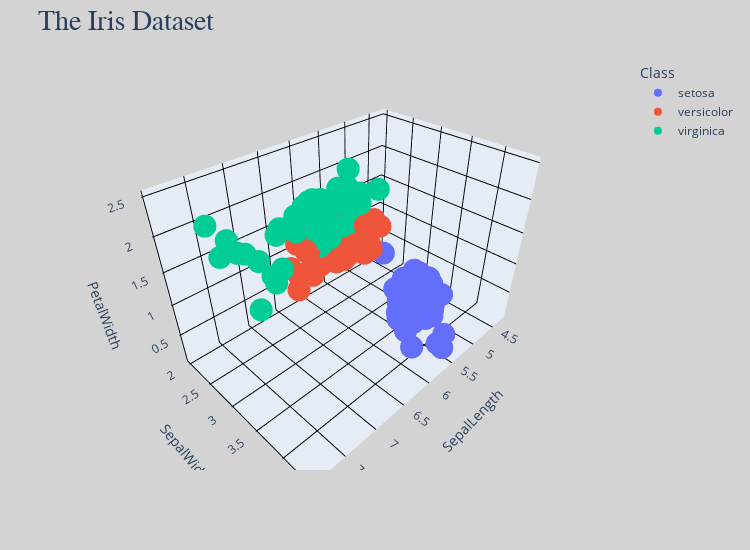

Notebook code cell kept with this figure:
### Code cell
fig = px.scatter_3d(iris,x = 'SepalLength',y = 'SepalWidth',z = 'PetalWidth',color='Class')
fig.update_layout(title='The Iris Dataset',
                  titlefont=dict({'size':28, 'family': 'Courier New'}),
                  template='plotly',
                  paper_bgcolor='lightgray',
                  width=750, height=550,
                 )
fig.update_layout(scene = dict(xaxis = dict(backgroundcolor = "rgba(200,100,140)",
                              gridcolor = "black",
                              showbackground = True,
                              zerolinecolor = "black",),
                 yaxis = dict(backgroundcolor = "rgba(100,200,120)",
                 gridcolor = "black",
                 showbackground = True,
                 zerolinecolor = "black"),
                 zaxis = dict(backgroundcolor = "rgba(200,90,50)",
                             gridcolor = "black",
                             showbackground = True,
                             zerolinecolor = "black"),
                              ),
                 )
fig.show()

### Figure 1 — Plotly figure (JSON) as saved in the notebook; plotly's stock layout.template omitted (floating-point values rounded to 4 significant figures)
{"data": [{"hovertemplate": "Class=setosa<br>SepalLength=%{x}<br>SepalWidth=%{y}<br>PetalWidth=%{z}<extra></extra>", "legendgroup": "setosa", "marker": {"color": "#636efa", "symbol": "circle"}, "mode": "markers", "name": "setosa", "scene": "scene", "showlegend": true, "type": "scatter3d", "x": [5.1, 4.9, 4.7, 4.6, 5, 5.4, 4.6, 5, 4.4, 4.9, 5.4, 4.8, 4.8, 4.3, 5.8, 5.7, 5.4, 5.1, 5.7, 5.1, 5.4, 5.1, 4.6, 5.1, 4.8, 5, 5, 5.2, 5.2, 4.7, 4.8, 5.4, 5.2, 5.5, 4.9, 5, 5.5, 4.9, 4.4, 5.1, 5, 4.5, 4.4, 5, 5.1, 4.8, 5.1, 4.6, 5.3, 5], "y": [3.5, 3, 3.2, 3.1, 3.6, 3.9, 3.4, 3.4, 2.9, 3.1, 3.7, 3.4, 3, 3, 4, 4.4, 3.9, 3.5, 3.8, 3.8, 3.4, 3.7, 3.6, 3.3, 3.4, 3, 3.4, 3.5, 3.4, 3.2, 3.1, 3.4, 4.1, 4.2, 3.1, 3.2, 3.5, 3.1, 3, 3.4, 3.5, 2.3, 3.2, 3.5, 3.8, 3, 3.8, 3.2, 3.7, 3.3], "z": [0.2, 0.2, 0.2, 0.2, 0.2, 0.4, 0.3, 0.2, 0.2, 0.1, 0.2, 0.2, 0.1, 0.1, 0.2, 0.4, 0.4, 0.3, 0.3, 0.3, 0.2, 0.4, 0.2, 0.5, 0.2, 0.2, 0.4, 0.2, 0.2, 0.2, 0.2, 0.4, 0.1, 0.2, 0.1, 0.2, 0.2, 0.1, 0.2, 0.2, 0.3, 0.3, 0.2, 0.6, 0.4, 0.3, 0.2, 0.2, 0.2, 0.2]}, {"hovertemplate": "Class=versicolor<br>SepalLength=%{x}<br>SepalWidth=%{y}<br>PetalWidth=%{z}<extra></extra>", "legendgroup": "versicolor", "marker": {"color": "#EF553B", "symbol": "circle"}, "mode": "markers", "name": "versicolor", "scene": "scene", "showlegend": true, "type": "scatter3d", "x": [7, 6.4, 6.9, 5.5, 6.5, 5.7, 6.3, 4.9, 6.6, 5.2, 5, 5.9, 6, 6.1, 5.6, 6.7, 5.6, 5.8, 6.2, 5.6, 5.9, 6.1, 6.3, 6.1, 6.4, 6.6, 6.8, 6.7, 6, 5.7, 5.5, 5.5, 5.8, 6, 5.4, 6, 6.7, 6.3, 5.6, 5.5, 5.5, 6.1, 5.8, 5, 5.6, 5.7, 5.7, 6.2, 5.1, 5.7], "y": [3.2, 3.2, 3.1, 2.3, 2.8, 2.8, 3.3, 2.4, 2.9, 2.7, 2, 3, 2.2, 2.9, 2.9, 3.1, 3, 2.7, 2.2, 2.5, 3.2, 2.8, 2.5, 2.8, 2.9, 3, 2.8, 3, 2.9, 2.6, 2.4, 2.4, 2.7, 2.7, 3, 3.4, 3.1, 2.3, 3, 2.5, 2.6, 3, 2.6, 2.3, 2.7, 3, 2.9, 2.9, 2.5, 2.8], "z": [1.4, 1.5, 1.5, 1.3, 1.5, 1.3, 1.6, 1, 1.3, 1.4, 1, 1.5, 1, 1.4, 1.3, 1.4, 1.5, 1, 1.5, 1.1, 1.8, 1.3, 1.5, 1.2, 1.3, 1.4, 1.4, 1.7, 1.5, 1, 1.1, 1, 1.2, 1.6, 1.5, 1.6, 1.5, 1.3, 1.3, 1.3, 1.2, 1.4, 1.2, 1, 1.3, 1.2, 1.3, 1.3, 1.1, 1.3]}, {"hovertemplate": "Class=virginica<br>SepalLength=%{x}<br>SepalWidth=%{y}<br>PetalWidth=%{z}<extra></extra>", "legendgroup": "virginica", "marker": {"color": "#00cc96", "symbol": "circle"}, "mode": "markers", "name": "virginica", "scene": "scene", "showlegend": true, "type": "scatter3d", "x": [6.3, 5.8, 7.1, 6.3, 6.5, 7.6, 4.9, 7.3, 6.7, 7.2, 6.5, 6.4, 6.8, 5.7, 5.8, 6.4, 6.5, 7.7, 7.7, 6, 6.9, 5.6, 7.7, 6.3, 6.7, 7.2, 6.2, 6.1, 6.4, 7.2, 7.4, 7.9, 6.4, 6.3, 6.1, 7.7, 6.3, 6.4, 6, 6.9, 6.7, 6.9, 5.8, 6.8, 6.7, 6.7, 6.3, 6.5, 6.2, 5.9], "y": [3.3, 2.7, 3, 2.9, 3, 3, 2.5, 2.9, 2.5, 3.6, 3.2, 2.7, 3, 2.5, 2.8, 3.2, 3, 3.8, 2.6, 2.2, 3.2, 2.8, 2.8, 2.7, 3.3, 3.2, 2.8, 3, 2.8, 3, 2.8, 3.8, 2.8, 2.8, 2.6, 3, 3.4, 3.1, 3, 3.1, 3.1, 3.1, 2.7, 3.2, 3.3, 3, 2.5, 3, 3.4, 3], "z": [2.5, 1.9, 2.1, 1.8, 2.2, 2.1, 1.7, 1.8, 1.8, 2.5, 2, 1.9, 2.1, 2, 2.4, 2.3, 1.8, 2.2, 2.3, 1.5, 2.3, 2, 2, 1.8, 2.1, 1.8, 1.8, 1.8, 2.1, 1.6, 1.9, 2, 2.2, 1.5, 1.4, 2.3, 2.4, 1.8, 1.8, 2.1, 2.4, 2.3, 1.9, 2.3, 2.5, 2.3, 1.9, 2, 2.3, 1.8]}], "layout": {"height": 550, "legend": {"title": {"text": "Class"}, "tracegroupgap": 0}, "margin": {"t": 60}, "paper_bgcolor": "lightgray", "scene": {"domain": {"x": [0, 1], "y": [0, 1]}, "xaxis": {"backgroundcolor": "rgba(200,100,140)", "gridcolor": "black", "showbackground": true, "title": {"text": "SepalLength"}, "zerolinecolor": "black"}, "yaxis": {"backgroundcolor": "rgba(100,200,120)", "gridcolor": "black", "showbackground": true, "title": {"text": "SepalWidth"}, "zerolinecolor": "black"}, "zaxis": {"backgroundcolor": "rgba(200,90,50)", "gridcolor": "black", "showbackground": true, "title": {"text": "PetalWidth"}, "zerolinecolor": "black"}}, "title": {"font": {"family": "Courier New", "size": 28}, "text": "The Iris Dataset"}, "width": 750}}
